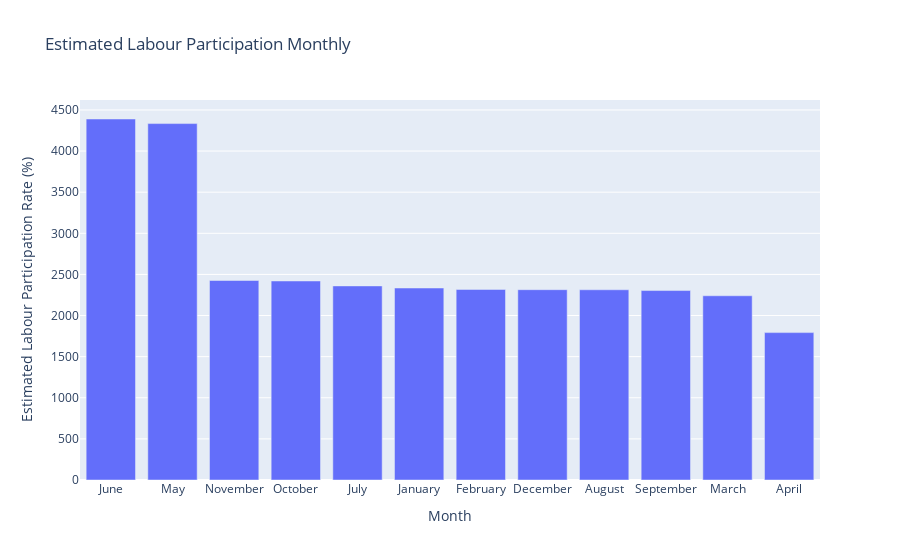

Source (notebook cell):
### Code cell
plot = px.bar(df7, x=df7.index, y="Estimated Labour Participation Rate (%)", title = 'Estimated Labour Participation Monthly') 
plot.show()

### Figure 1 — Plotly figure (JSON) as saved in the notebook; plotly's stock layout.template omitted (floating-point values rounded to 4 significant figures)
{"data": [{"alignmentgroup": "True", "hovertemplate": "Month=%{x}<br>Estimated Labour Participation Rate (%)=%{y}<extra></extra>", "legendgroup": "", "marker": {"color": "#636efa", "pattern": {"shape": ""}}, "name": "", "offsetgroup": "", "orientation": "v", "showlegend": false, "textposition": "auto", "type": "bar", "x": ["June", "May", "November", "October", "July", "January", "February", "December", "August", "September", "March", "April"], "xaxis": "x", "y": [4390.0, 4334.0, 2426.0, 2420.0, 2360.0, 2335.0, 2317.0, 2314.0, 2313.0, 2304.0, 2240.0, 1792.0], "yaxis": "y"}], "layout": {"barmode": "relative", "legend": {"tracegroupgap": 0}, "title": {"text": "Estimated Labour Participation Monthly"}, "xaxis": {"anchor": "y", "domain": [0, 1], "title": {"text": "Month"}}, "yaxis": {"anchor": "x", "domain": [0, 1], "title": {"text": "Estimated Labour Participation Rate (%)"}}}}
